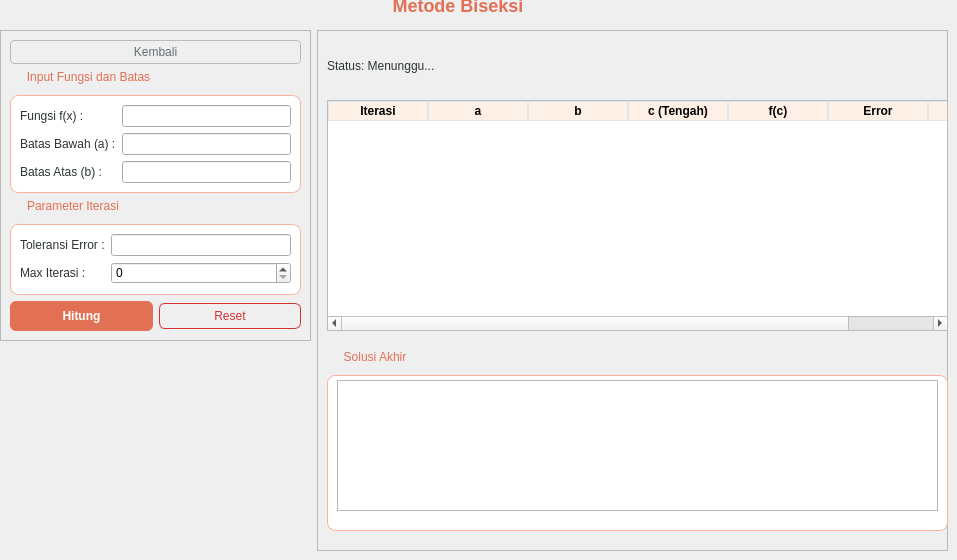
      <widget class="QWidget" name="pageBiseksi">
       <property name="styleSheet">
        <string notr="true">/* === TEMA BISEKSI: ORANYE SUNRISE === */

/* Label &amp; Judul */
QLabel { color: #2d3436; }
QLabel#labelJudulBiseksi {
    font-size: 18px; font-weight: bold; color: #e17055; /* Judul Oranye */
}

/* GroupBox Container */
QGroupBox {
    border: 1px solid #fab1a0; /* Border Peach */
    border-radius: 8px; margin-top: 25px; background-color: #ffffff;
}
QGroupBox::title {
    subcontrol-origin: margin; left: 15px; color: #e17055; font-weight: bold;
}

/* Tabel */
QTableWidget {
    border: 1px solid #b2bec3; gridline-color: #dfe6e9; selection-background-color: #fab1a0;
}
QHeaderView::section {
    background-color: #fff0e6; /* Header Oranye Pucat */
    font-weight: bold; border: 1px solid #dfe6e9;
}

/* Tombol Hitung (Spesifik Biseksi) */
QPushButton#btnHitungBiseksi {
    background-color: #e17055; color: white; border-radius: 6px; padding: 8px; font-weight: bold;
}
QPushButton#btnHitungBiseksi:hover { background-color: #fab1a0; }
QPushButton#btnHitungBiseksi:pressed { background-color: #d63031; }

/* Tombol Reset &amp; Kembali */
QPushButton#btnResetBiseksi {
    border: 1px solid #d63031; color: #d63031; border-radius: 6px; padding: 5px;
}
QPushButton#btnResetBiseksi:hover { background-color: #d63031; color: white; }
QPushButton#btnKembaliBiseksi {
    border: 1px solid #b2bec3; color: #636e72; border-radius: 4px; padding: 4px;
}</string>
       </property>
       <widget class="QLabel" name="labelJudulBiseksi">
        <property name="geometry">
         <rect>
          <x>150</x>
          <y>-10</y>
          <width>616</width>
          <height>31</height>
         </rect>
        </property>
        <property name="font">
         <font>
          <family>Segoe UI</family>
          <pointsize>-1</pointsize>
          <bold>true</bold>
         </font>
        </property>
        <property name="text">
         <string>Metode Biseksi</string>
        </property>
        <property name="textFormat">
         <enum>Qt::TextFormat::AutoText</enum>
        </property>
        <property name="alignment">
         <set>Qt::AlignmentFlag::AlignCenter</set>
        </property>
       </widget>
       <widget class="QFrame" name="frame_17">
        <property name="geometry">
         <rect>
          <x>0</x>
          <y>30</y>
          <width>311</width>
          <height>311</height>
         </rect>
        </property>
        <property name="frameShape">
         <enum>QFrame::Shape::StyledPanel</enum>
        </property>
        <property name="frameShadow">
         <enum>QFrame::Shadow::Raised</enum>
        </property>
        <layout class="QGridLayout" name="gridLayout_6">
         <item row="0" column="0">
          <widget class="QPushButton" name="btnKembaliBiseksi">
           <property name="text">
            <string>Kembali</string>
           </property>
          </widget>
         </item>
         <item row="1" column="0">
          <layout class="QGridLayout" name="gridLayout_5">
           <item row="0" column="0">
            <widget class="QGroupBox" name="groupBox_14">
             <property name="title">
              <string>Input Fungsi dan Batas</string>
             </property>
             <layout class="QGridLayout" name="gridLayout_3">
              <item row="0" column="0">
               <layout class="QHBoxLayout" name="horizontalLayout_6">
                <item>
                 <layout class="QVBoxLayout" name="verticalLayout_8">
                  <item>
                   <widget class="QLabel" name="label_5">
                    <property name="text">
                     <string>Fungsi f(x) :</string>
                    </property>
                   </widget>
                  </item>
                  <item>
                   <widget class="QLabel" name="label_6">
                    <property name="text">
                     <string>Batas Bawah (a) :</string>
                    </property>
                   </widget>
                  </item>
                  <item>
                   <widget class="QLabel" name="label_7">
                    <property name="text">
                     <string>Batas Atas (b) :</string>
                    </property>
                   </widget>
                  </item>
                 </layout>
                </item>
                <item>
                 <layout class="QVBoxLayout" name="verticalLayout_7">
                  <item>
                   <widget class="QLineEdit" name="inputFungsiBiseksi"/>
                  </item>
                  <item>
                   <widget class="QLineEdit" name="inputABiseksi"/>
                  </item>
                  <item>
                   <widget class="QLineEdit" name="inputBBiseksi"/>
                  </item>
                 </layout>
                </item>
               </layout>
              </item>
             </layout>
            </widget>
           </item>
           <item row="1" column="0">
            <widget class="QGroupBox" name="groupBox_16">
             <property name="title">
              <string>Parameter Iterasi</string>
             </property>
             <layout class="QGridLayout" name="gridLayout_4">
              <item row="0" column="0">
               <layout class="QHBoxLayout" name="horizontalLayout_7">
                <item>
                 <layout class="QVBoxLayout" name="verticalLayout_9">
                  <item>
                   <widget class="QLabel" name="label_8">
                    <property name="text">
                     <string>Toleransi Error :</string>
                    </property>
                   </widget>
                  </item>
                  <item>
                   <widget class="QLabel" name="label_9">
                    <property name="text">
                     <string>Max Iterasi :</string>
                    </property>
                   </widget>
                  </item>
                 </layout>
                </item>
                <item>
                 <layout class="QVBoxLayout" name="verticalLayout_10">
                  <item>
                   <widget class="QLineEdit" name="inputTolBiseksi"/>
                  </item>
                  <item>
                   <widget class="QSpinBox" name="inputIterBiseksi"/>
                  </item>
                 </layout>
                </item>
               </layout>
              </item>
             </layout>
            </widget>
           </item>
          </layout>
         </item>
         <item row="2" column="0">
          <layout class="QHBoxLayout" name="horizontalLayout_8">
           <item>
            <widget class="QPushButton" name="btnHitungBiseksi">
             <property name="text">
              <string>Hitung</string>
             </property>
            </widget>
           </item>
           <item>
            <widget class="QPushButton" name="btnResetBiseksi">
             <property name="text">
              <string>Reset</string>
             </property>
            </widget>
           </item>
          </layout>
         </item>
        </layout>
       </widget>
       <widget class="QFrame" name="frame_18">
        <property name="geometry">
         <rect>
          <x>317</x>
          <y>30</y>
          <width>631</width>
          <height>521</height>
         </rect>
        </property>
        <property name="frameShape">
         <enum>QFrame::Shape::StyledPanel</enum>
        </property>
        <property name="frameShadow">
         <enum>QFrame::Shadow::Raised</enum>
        </property>
        <widget class="QTableWidget" name="tableHasilBiseksi">
         <property name="geometry">
          <rect>
           <x>10</x>
           <y>70</y>
           <width>621</width>
           <height>231</height>
          </rect>
         </property>
         <property name="editTriggers">
          <set>QAbstractItemView::EditTrigger::NoEditTriggers</set>
         </property>
         <property name="alternatingRowColors">
          <bool>true</bool>
         </property>
         <property name="selectionBehavior">
          <enum>QAbstractItemView::SelectionBehavior::SelectRows</enum>
         </property>
         <column>
          <property name="text">
           <string>Iterasi</string>
          </property>
         </column>
         <column>
          <property name="text">
           <string>a</string>
          </property>
         </column>
         <column>
          <property name="text">
           <string>b</string>
          </property>
         </column>
         <column>
          <property name="text">
           <string>c (Tengah)</string>
          </property>
         </column>
         <column>
          <property name="text">
           <string>f(c)</string>
          </property>
         </column>
         <column>
          <property name="text">
           <string>Error</string>
          </property>
         </column>
         <column>
          <property name="text">
           <string>Ket</string>
          </property>
         </column>
        </widget>
        <widget class="QLabel" name="labelStatusBiseksi">
         <property name="geometry">
          <rect>
           <x>10</x>
           <y>20</y>
           <width>431</width>
           <height>31</height>
          </rect>
         </property>
         <property name="text">
          <string>Status: Menunggu...</string>
         </property>
        </widget>
        <widget class="QGroupBox" name="groupBox_17">
         <property name="geometry">
          <rect>
           <x>10</x>
           <y>320</y>
           <width>621</width>
           <height>181</height>
          </rect>
         </property>
         <property name="title">
          <string>Solusi Akhir</string>
         </property>
         <widget class="QTextEdit" name="txtSolusiBiseksi">
          <property name="geometry">
           <rect>
            <x>10</x>
            <y>30</y>
            <width>601</width>
            <height>131</height>
           </rect>
          </property>
          <property name="readOnly">
           <bool>true</bool>
          </property>
         </widget>
        </widget>
       </widget>
      </widget>
